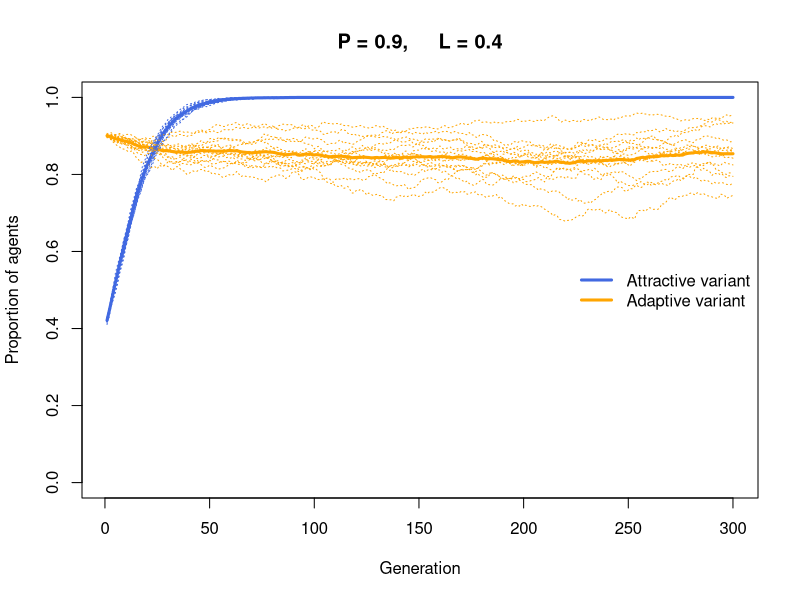
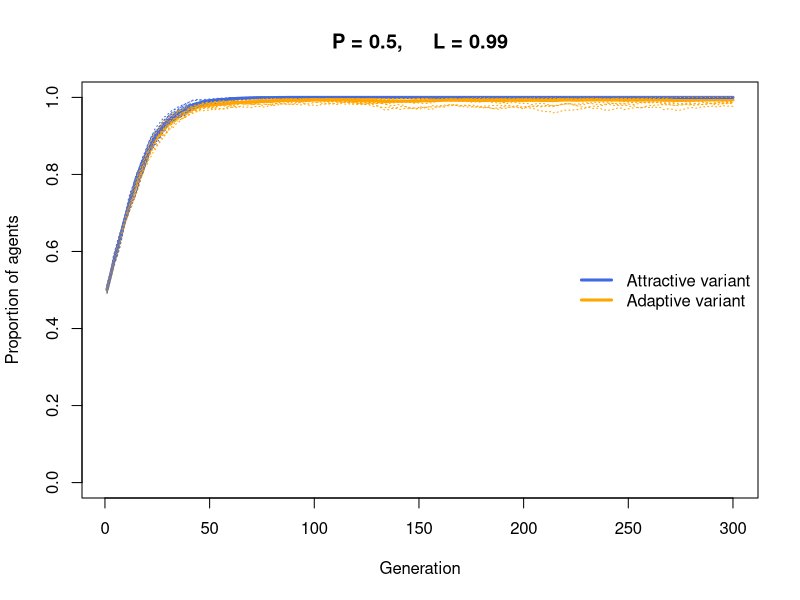
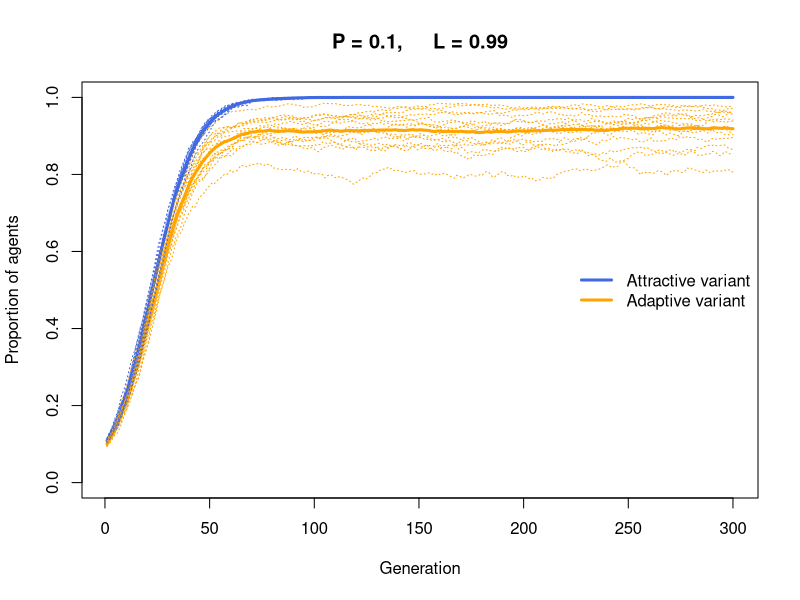
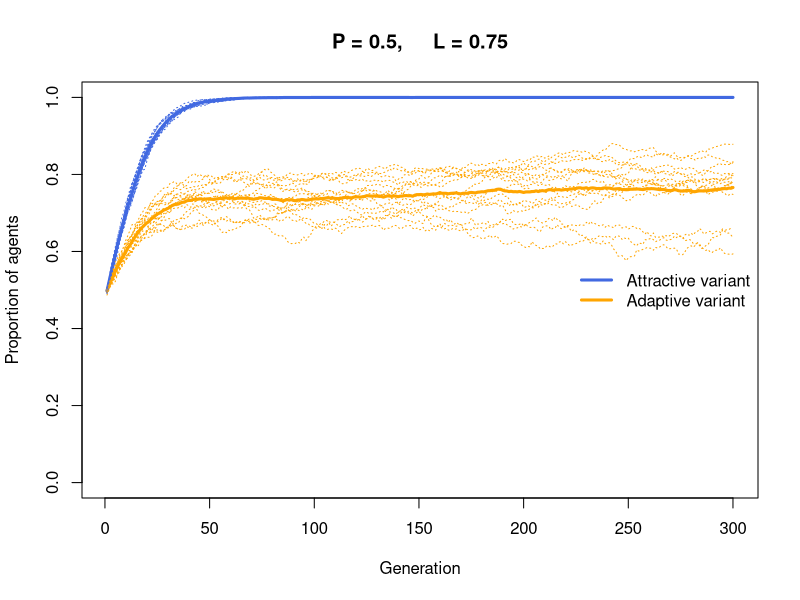
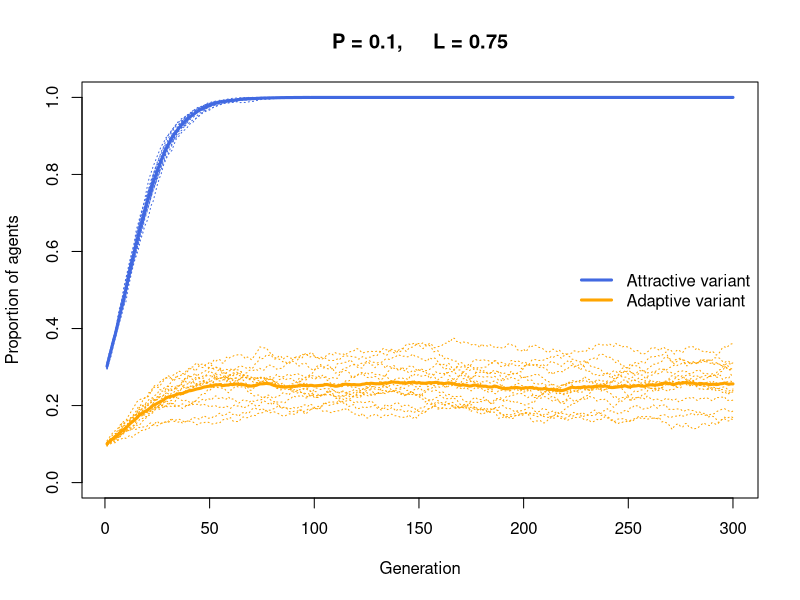
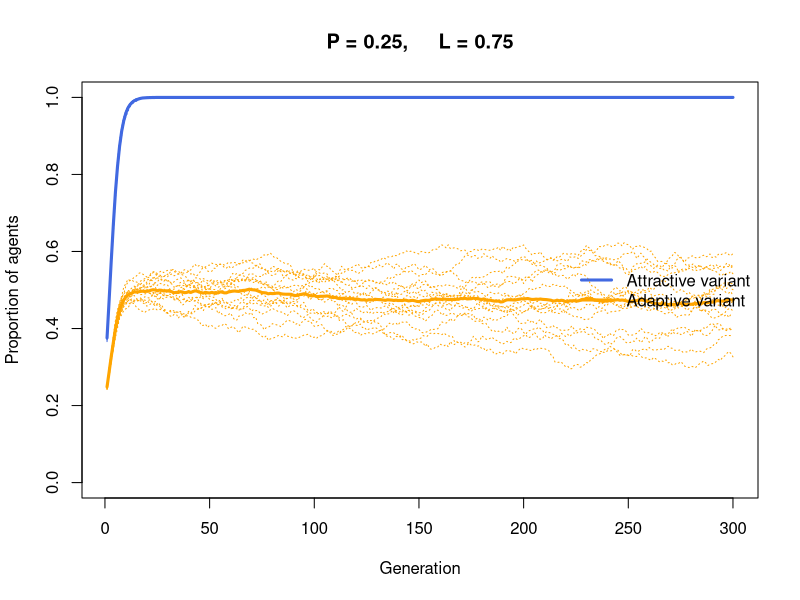
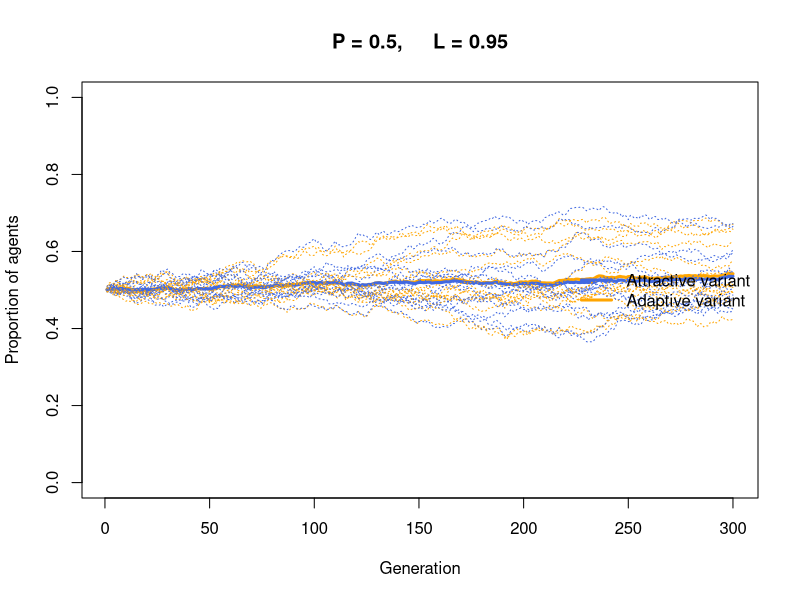
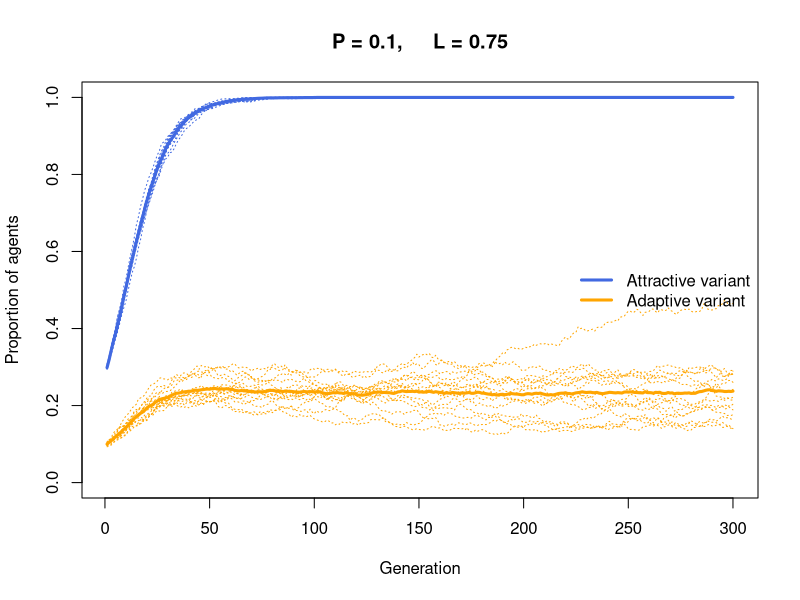

Reproduce these figures in R, in order. (Note: a time limit stopped this script after it produced the figures.)

# Updated: June 24, 2024

# R script for the agent-based model simulation included in Box 1 of the following publication:

# Cruz y Celis Peniche, P. (2024). Are there any true formal models of success- and prestige-biased social learning? 
# Journal of Cognition and Culture Vol. 24. doi:10.1163/15685373-12340185

# Author correspondence: pcruzycelis@ucdavis.edu

### Load required libraries ###

library(ggplot2)
library(RColorBrewer)

### Model description ###

# A modified indirect bias model, introducing a variable to account for the attractiveness of a model (i.e., a success cue). 

# Here, payoffs and success cues can still be perfectly correlated, but models are chosen based on the attractiveness of the 
# correlated trait (payoffs not visible).

# A learner's payoffs are still identical to the model's, contingent on the variant learned.

### The agent-based model ###

# We're trying to simulate a situation in which the most attractive version of an arbitrary (attractive) trait 
# may not be perfectly correlated with the most adaptive version of a functional trait.

# Parameter description

N <- 10000 # Sample size
p_0 <- 0.5 # Initial probability of learner acquiring the adaptive (high-payoff) variant of the payoff-yielding trait (trait 1)
L <- 0.75 # Probability that if a learner has the high-payoff variant of trait 1 they also have the attractive variant of trait 2
s <- 0.1 # Initial difference in values between the more adaptive/attractive variant of a trait
t_max <- 300 # Number of generations
r_max <- 15 # Number of runs

IndirectBias <- function (N, s, L, p_0, t_max, r_max) {
    
# 1. Create matrices with t_max rows and r_max columns, fill with NAs, convert to dataframe
  output_trait1 <- as.data.frame(matrix(NA, t_max, r_max))  
  output_trait2 <- as.data.frame(matrix(NA, t_max, r_max)) 
  
    # 1.1 purely cosmetic: rename the columns with run1, run2 etc.
      names(output_trait1) <- paste("run", 1:r_max, sep="")  
      names(output_trait2) <- paste("run", 1:r_max, sep="")  
  
# 2. Setting up the first generation  
  for (r in 1:r_max) {
    
    # 2.1. Create first generation
    agent <- data.frame(trait1 = sample(c("A","B"), N, replace = TRUE, 
                                        prob = c(p_0,1-p_0)),
                        trait2 = rep(NA, N))  
    
    # 2.2. With prob L, variant A is tied to variant X, and variant B to variant Y
   
    prob <- runif(N)
    agent$trait2[agent$trait1 == "A" & prob < L] <- "X"
    agent$trait2[agent$trait1 == "B" & prob < L] <- "Y"
    
    # table(agent$trait1, agent$trait2) 
    # There should be 1-L missing values for trait 2
    
    # 2.3. With probability 1-L, variant A is tied to variant Y, and variant B to variant X
    agent$trait2[agent$trait1 == "A" & prob >= L] <- "Y"
    agent$trait2[agent$trait1 == "B" & prob >= L] <- "X"
    
    #table(agent$trait1, agent$trait2)
    #If L = 0.5 then they should be almost equally distributed (under p_0 = 0.5)
    #If L is greater than 0.5 then X and A will appear positively correlated (under p_0 = 0.5)
  
    # 2.4. Add payoffs [for trait 1]
    
    agent$payoff[agent$trait1 == "A"] <- 1 + s
    agent$payoff[agent$trait1 == "B"] <- 1
    
    agent$payoff <- as.numeric(agent$payoff)
    
    # 2.5. Add attractiveness [for trait 2]
    agent$attract[agent$trait2 == "X"] <- 1 + s
    
    #Perfectly correlated with higher payoff trait
    agent$attract[agent$trait2 == "Y"] <- 1
    agent$attract <- as.numeric(agent$attract)
    
    #table(agent$payoff, agent$attract)
    #table(agent$trait1, agent$trait2)
    
    # 2.6. Add up frequencies of each trait variant for plotting
    
    sum(agent$trait1 == "A") #Check to see total sum of A before reproducing

    sum(agent$trait2 == "X") #Check to see total sum of X before reproducing
    
    # Add first generation's mean frequencies of each trait variant to first row of column r
    output_trait1[1,r] <- sum(agent$trait1 == "A") / N  
    output_trait2[1,r] <- sum(agent$trait2 == "X") / N 
    
# 3. Setting up the recursion    
    for (t in 2:t_max) {
      
      # 3.1. Copy agent to previous_agent dataframe
      previous_agent <- agent
      
      # 3.2. Get relative attractiveness of previous agents
      relative_attract <- previous_agent$attract / sum(previous_agent$attract)

      # 3.3. New traits copied from previous generation, biased by attraction
      demonstrators <- sample(1:N,
                              N, replace = TRUE,
                              prob = relative_attract)
      
      agent$trait1 <- previous_agent$trait1[demonstrators]
      agent$trait2 <- previous_agent$trait2[demonstrators]
      
      # 3.4. Add attractiveness [for trait 2]
      # Agents acquire the values of the trait they will be imitated on
      agent$attract[agent$trait2 == "X"] <- 1 + s
      agent$attract[agent$trait2 == "Y"] <- 1
      agent$attract <- as.numeric(agent$attract)
      
      # 3.5. Add payoffs
      # Agents acquire payoffs based on the functional trait they inherited. 
      # These payoffs will be unknown to a learner
      agent$payoff[agent$trait1 == "A"] <- 1 + s
      agent$payoff[agent$trait1 == "B"] <- 1
      agent$payoff <- as.numeric(agent$payoff)
      
      # Notice we are assuming transmission is faithful. If a model has the higher-payoff variant of trait 1,
      # then they will reap proportional benefits as the demonstrator they copied.
      
      # 3.6. Add the current mean frequencies of each trait variant into output slot for this generation t and run r for plotting
      output_trait1[t,r] <- sum(agent$trait1 == "A") / N  
      output_trait2[t,r] <- sum(agent$trait2 == "X") / N  
      
    }
    
  }

# 4. Aesthetic and functional parameters for plots
  
  # first plot a thick orange line for the mean of trait 1 variant A
  plot(rowMeans(output_trait1), 
       type = 'l', 
       ylab = "Proportion of agents", 
       xlab = "Generation", 
       ylim = c(0,1), 
       lwd = 3, 
       main = paste("P = ", p_0, ",     L = ", L, sep = ""),
       col = "orange")
  
  # now thick blue line for mean of trait 2 variant X 
  lines(rowMeans(output_trait2), col = "royalblue", lwd = 3)
  
  for (r in 1:r_max) {  
    
    # add lines for each run, up to r_max
    lines(output_trait1[,r], type = 'l', col = "orange", lwd = 1, lty = "dotted")  
    lines(output_trait2[,r], type = 'l', col = "royalblue", lwd = 1, lty = "dotted") 
    
  }
  
  legend("right",
         legend = c("Attractive variant", "Adaptive variant"),
         lty = 1,
         lwd = 3,
         col = c("royalblue", "orange"),
         bty = "n")

  list(output_trait1, output_trait2) # export data from function
  return(rowMeans(output_trait1)[t_max]) # export mean frequency of attractive trait at the final generation for plotting
}


### Explore some possible scenarios below ###

# When the success cue is perfectly correlated with the adaptive trait, both reach fixation (not plotted)

data_model <- IndirectBias(N = 10000, 
                              s = 0.1, # Relative advantage of trait A over B
                              L = 0.4, # Correlation between trait 1 and 2
                              p_0 = 0.9, # Initial proportion of trait 1 version A
                              t_max = 300, # Number of generations
                              r_max = 15) # Number of runs

# A slight decrease in the correlation (0.01) minimally reduces the frequency of the adaptive trait, 
# and it is still capable of reaching fixation in a majority of its runs
data_model_A <- IndirectBias(N = 10000, 
                              s = 0.1, #relative advantage of trait A over B
                              L = 0.99, #Correlation between trait 1 and 2
                              p_0 = 0.5, #Initial proportion of trait 1 version A
                              t_max = 300, # Number of generations
                              r_max = 15) # Number of runs

# However, if the initial frequency of the adaptive variant is low, it won't spread to the majority of the
# population, despite being an almost perfect correlation.
data_model_B <- IndirectBias(N = 10000, 
                             s = 0.1, #relative advantage of trait A over B
                             L = 0.99, #Correlation between trait 1 and 2
                             p_0 = 0.1, #Initial proportion of trait 1 version A
                             t_max = 300, # Number of generations
                             r_max = 15) # Number of runs

# With a correlation of 0.75, the adaptive trait will only mildly increase beyond it's initial frequency, 
# regardless of whether this is 10% or 50%
data_model_C <- IndirectBias(N = 10000, 
                            s = 0.1, # Relative advantage of trait A over B
                            L = 0.75, # Correlation between trait 1 and 2
                            p_0 = 0.5,# Initial proportion of trait 1 version A
                            t_max = 300, # Number of generations
                            r_max = 15) # Number of runs

data_model_D <- IndirectBias(N = 10000, 
                             s = 0.1, # Relative advantage of trait A over B
                             L = 0.75, # Correlation between trait 1 and 2
                             p_0 = 0.1,# Initial proportion of trait 1 version A
                             t_max = 300, # Number of generations
                             r_max = 15) # Number of runs

## Considering other scenarios ##

# Increasing the relative advantage of trait A over B only accelerates this divergence. 

data_model_E <- IndirectBias(N = 10000, 
                               s = 0.5, #relative advantage of trait A over B
                               L = 0.75, #Correlation between trait 1 and 2
                               p_0 = 0.25, #Initial proportion of trait 1 version A
                               t_max = 300, # Number of generations
                               r_max = 15) # Number of runs

# Inversely, if we eliminate the attractiveness of trait X over Y, then both traits drift neutrally and 
# their correlation becomes irrelevant (same output regardless of L). I use the same term to operationalize
# the relative advantage of A over B, but we would observe the same output regardless, since transmission
# is biased only on the attractive trait (trait 2).

data_model_F <- IndirectBias(N = 10000, 
                            s = 0, # Relative advantage of trait A over B
                            L = 0.95, # Correlation between trait 1 and 2
                            p_0 = 0.5, # Initial proportion of trait 1 version A
                            t_max = 300, # Number of generations
                            r_max = 15) # Number of runs

# Even when observing a model's success cue means that they posses an adaptive trait 95% of the times, 
# the adaptive trait will struggle to increase. If less than 5% of the population initially have this variant, 
# it will fail to reach the majority most of the times.

data_model_G <- IndirectBias(N = 10000, 
                             s = 0.1, #relative advantage of trait A over B
                             L = 0.75, #Correlation between trait 1 and 2
                             p_0 = 0.1,#Initial proportion of trait 1 version A
                             t_max = 300, # Number of generations
                             r_max = 15) # Number of runs

### Plotting a heatplot for variant A ###

# Declare empty the matrix

correlation <- seq(0,1,.1)
initial.freq <- seq(0,1,.1)

final.freq <- matrix(data=NA, nrow=length(correlation), ncol=length(initial.freq))

rownames(final.freq) <- correlation
colnames(final.freq) <- initial.freq

# Run through each combination of values and assign final frequency to the results matrix (takes some time)

row.n <- 1 # to keep track of row position in matrix

for (c in correlation) {
  col.n <- 1 # to keep track of col position in matrix
  for (i in initial.freq) {
    final.freq[row.n,col.n] <- 
      IndirectBias(N = 10000, 
                   s = 0.1, # Relative advantage of trait A over B
                   L = c, # Correlation between trait 1 and 2
                   p_0 = i, # Initial proportion of trait 1 version A
                   t_max = 300, # Number of generations
                   r_max = 15) # Number of runs
    col.n <- col.n + 1
  }
  row.n <-row.n + 1
}

ff.df <- as.data.frame(final.freq)
ff.df.2 <- ff.df %>%
  rownames_to_column() %>%
  gather(colname, value, -rowname)

# Plot results

HP <- ggplot(ff.df.2, aes(x = rowname,y = colname, fill = value)) + 
  geom_tile() +
  xlab("Correlation between the most adaptive and attractive variants") +
  ylab("Initial frequency of the adaptive variant") +
  ggtitle("Final frequencies of the most adaptive variant as function of \ 
      its initial frequency and correlation with the most attractive variant") +
  #scale_colour_gradientn(colours = rainbow(10)) +
  scale_fill_continuous(name = "Final frequencies", type = "viridis", direction = -1) +
  ggtitle("Final frequencies (after 300 generations) of the most adaptive variant")
